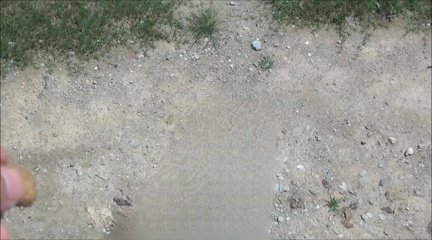
#> input picture page/0000.jpg, 432 x 240 px
$ python -i lap4_n.py   (imports and definitions only)   (older library calls are emulated)
#> lines starting #> are read from the running program, lines starting #| are printed output that depends on the picture
#> further down, picture is the input picture: shape (240, 432, 3); mean B, G, R 147, 154.6, 154.2
import numpy as np
import cv2

def lap4_kernel_n(img):
    kernel_N = np.array([[0, 0,  1,  0, 0],
                         [0, 1,  2,  1, 0],
                         [1, 2, -16, 2, 1],
                         [0, 1,  2,  1, 0],
                         [0, 0,  1,  0, 0]])
    lap4_filter = np.array([[0, 1, 0],
                            [1, -4, 1],
                            [0, 1, 0]])  # 4邻域laplacian算子
    img = cv2.cvtColor(img, cv2.COLOR_BGR2GRAY)
    lap_filter_N = cv2.filter2D(img, cv2.CV_16S, kernel_N)
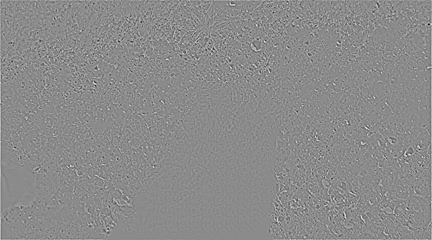
#> lap_filter_N: shape (240, 432) int16; min -1646, max 1370, mean 1.5; drawn with min black and max white
    edge4_img_N = cv2.filter2D(lap_filter_N, cv2.CV_16S, lap4_filter)
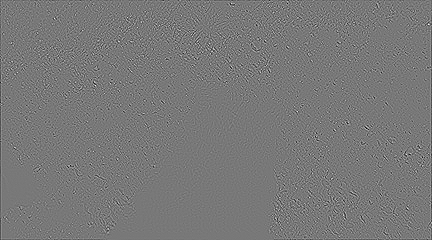
#> edge4_img_N: shape (240, 432) int16; min -4520, max 5031, mean -4.3; drawn with min black and max white
    edge4_img_N = cv2.convertScaleAbs(edge4_img_N)
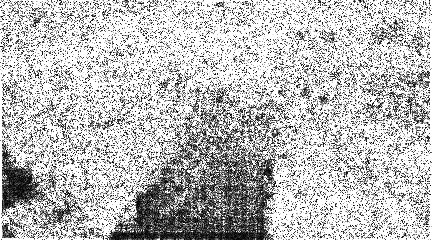
#> edge4_img_N: shape (240, 432); min 0, max 255, mean 187.4
    return edge4_img_N

>>> import cv2
>>> picture = cv2.imread('../page/0000.jpg')
>>> result = lap4_kernel_n(picture)
